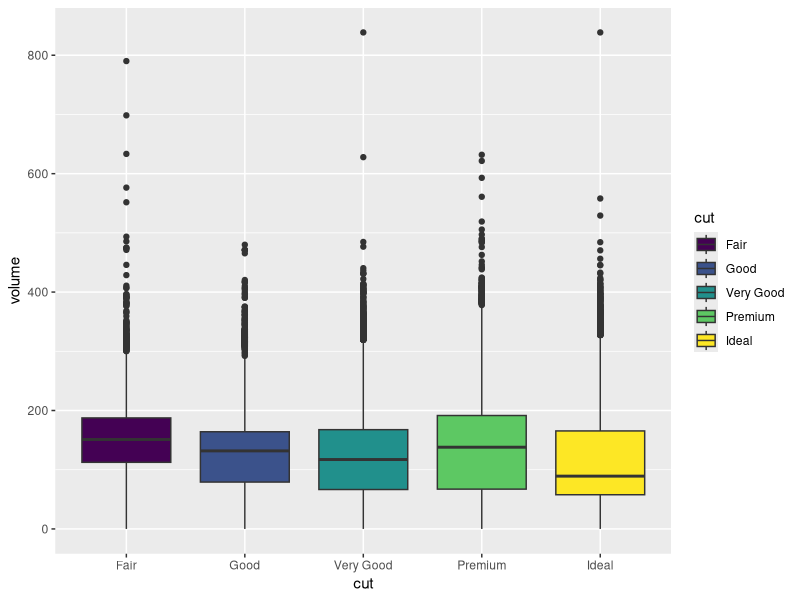

This chart was generated by the following R code:
## ---- chunk 1
library(tidyverse)
## ---- chunk 2
diamonds %>%
  #calculate the volume
  mutate(volume = x * y * z) %>%
  #drop crazy outlier
  filter(volume < 2000) %>%
  ggplot(data = ., aes (x = cut, y = volume)) +
    geom_boxplot(aes(fill = cut))
